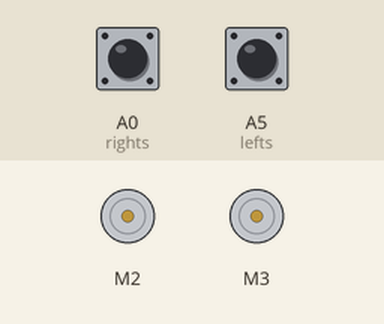
Recording of a sketch running on a simulated Arduino Uno, built with avr-gcc and run on an emulated ATmega328P. Parts: 2 × DC motor (green arrow = forward, orange = backward, longer = faster). The test bench sets the inputs (shaded band); at power-on: A0 (rights) HIGH, A5 (lefts) HIGH. What the sketch prints to the serial monitor is not drawn.

Above: at 1.2 s.
1.3 s: A0 (rights) pulled LOW for 0.15 s
At 1.38 s:
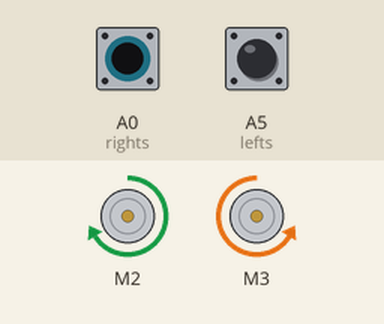
2.9 s: A5 (lefts) pulled LOW for 0.15 s
At 2.97 s:
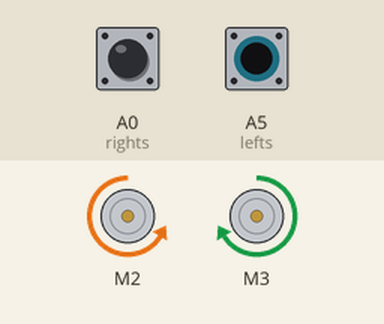
4.5 s: A5 (lefts) pulled LOW for 3.2 s
At 8.8 s:
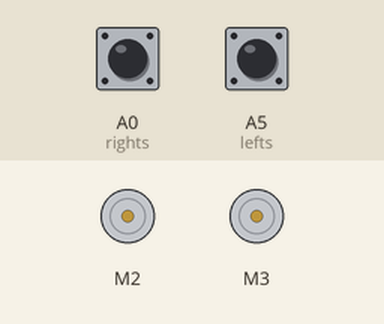
9.2 s: A0 (rights) pulled LOW for 3.2 s
At 10.1 s:
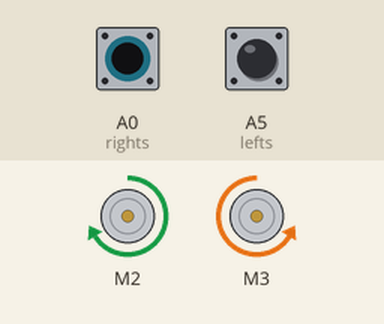
13.9 s: A0 (rights) driven LOW and A5 (lefts) driven LOW
At 14.9 s:
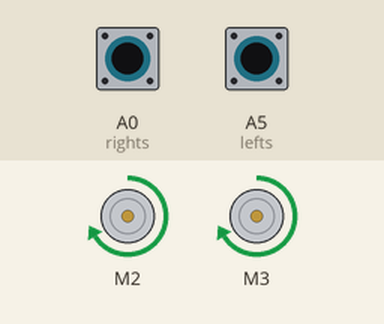
Timing chart, 0 to 16.4 s (numbered marks = the images above; inputs shaded):
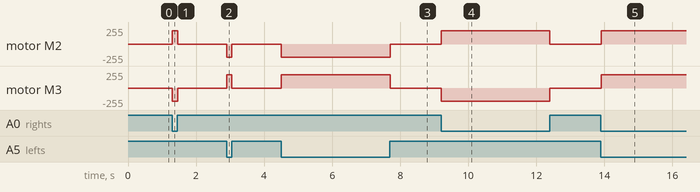

Measured:
- after the input at 1.3 s, motor M2: stopped → forward 200/255 at once, → stopped 0.15 s later; motor M3: stopped → backward 200/255 at once, → stopped 0.15 s later
- after the input at 2.9 s, motor M2: stopped → backward 200/255 at once, → stopped 0.15 s later; motor M3: stopped → forward 200/255 at once, → stopped 0.15 s later
- after the input at 4.5 s, motor M2: stopped → backward 200/255 at once, → stopped 3.2 s later; motor M3: stopped → forward 200/255 at once, → stopped 3.2 s later
- after the input at 9.2 s, motor M2: stopped → forward 200/255 at once, → stopped 3.2 s later; motor M3: stopped → backward 200/255 at once, → stopped 3.2 s later
- after the input at 13.9 s, motor M2, motor M3: stopped → forward 200/255 at once

The sketch:

2._Line_Follower.ino
```cpp
// Created by RoboticSchools.
// Robotics and Coding always fun when we're doing with our hands.
// " Welcome to the Roboteer's World "

// LINE FOLLOWER ROBOT - 2 WHEEL DRIVE


#include <AFMotor.h>

//change these two numbers to respective numbers those are connected in Arduino.

#define lefts A5
#define rights A0


AF_DCMotor motor1(2, MOTOR12_8KHZ);   // Righthand side Motor
AF_DCMotor motor2(3, MOTOR12_8KHZ);   // Left hand side Motor


void setup() {


  pinMode(lefts,INPUT);
  pinMode(rights,INPUT);

  Serial.begin(9600);
  motor1.setSpeed(200);
  motor2.setSpeed(200);


}

void loop(){
  //printing values of the sensors to the serial monitor
  Serial.println(digitalRead(lefts));
  Serial.println(digitalRead(rights));
  //when line is not detecting
  if(digitalRead(lefts)==0 && digitalRead(rights)==0){

    motor1.run(FORWARD);     //FORWARD

    motor2.run(FORWARD);


  }
  // when right hand side sensor detects the line
  else if(digitalRead(lefts)==0 && digitalRead(rights)==1){

    motor1.run(BACKWARD);     //turn Right

    motor2.run(FORWARD);


  }
  // when left hand side sensor detects the line
  else if(digitalRead(lefts)==1 && digitalRead(rights)==0){;

    motor1.run(FORWARD);      //turn Right

    motor2.run(BACKWARD);


  }
  // line detected by none
  else if(digitalRead(lefts)==1 && digitalRead(rights)==1){

    motor1.run(RELEASE);        //stop
    motor2.run(RELEASE);

  }

}
```
